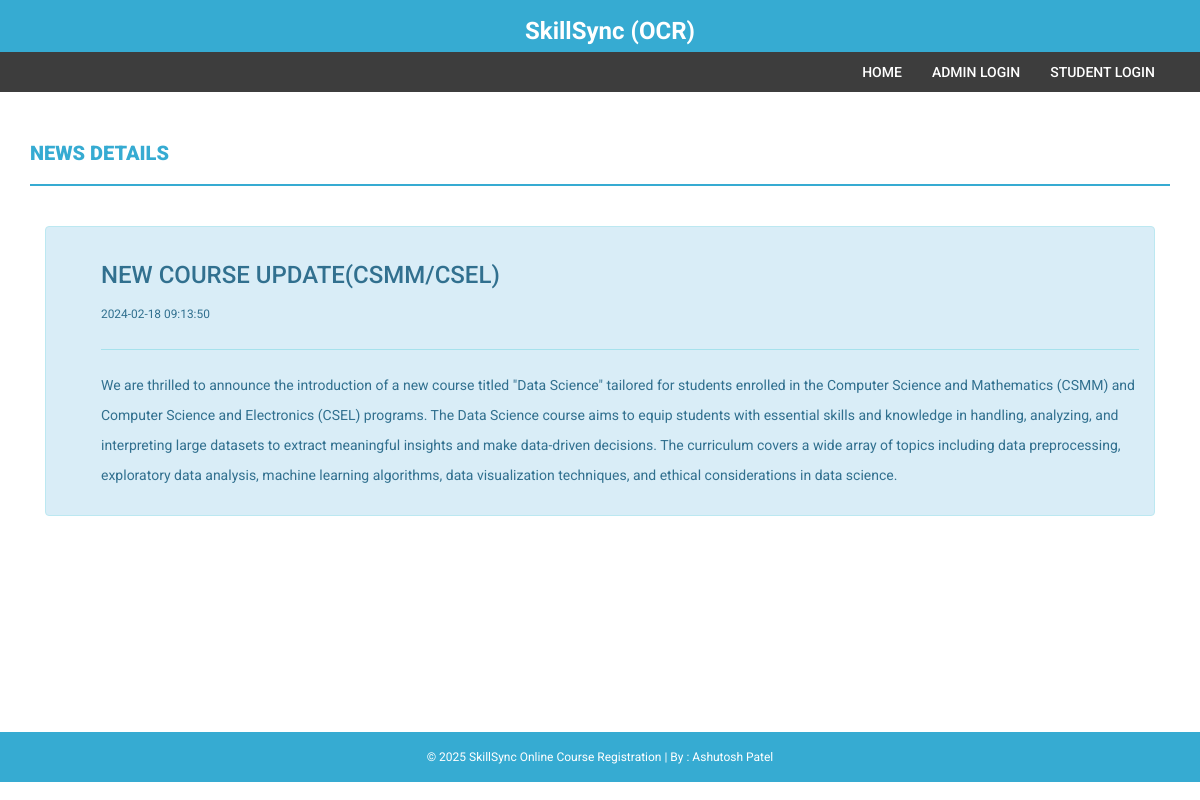
The app's page /news-details.php?nid=4 with its own data.
### tables this page shows
CREATE TABLE `news` (
  `id` int(11) NOT NULL,
  `newstitle` varchar(255) DEFAULT NULL,
  `newsDescription` mediumtext DEFAULT NULL,
  `postingDate` timestamp NULL DEFAULT current_timestamp()
);

### news-details.php (the view, shortened to what this page needs)
<!DOCTYPE html>
<html xmlns="http://www.w3.org/1999/xhtml">
<head>
    <link href="assets/css/bootstrap.css" rel="stylesheet" />
    <link href="assets/css/font-awesome.css" rel="stylesheet" />
    <link href="assets/css/style.css" rel="stylesheet" />
</head>
<body>
    <?php include('includes/header.php');?>
<section class="menu-section">
        <div class="container">
            <div class="row">
                <div class="col-md-12">
                    <div class="navbar-collapse collapse ">
                        <ul id="menu-top" class="nav navbar-nav navbar-right">
                             <li><a href="index.php">Home </a></li>
                             <li><a href="admin/">Admin Login </a></li>
                              <li><a href="index.php">Student Login</a></li>
                        </ul>
                    </div>
                </div>
            </div>
        </div>
    </section>
    <div class="content-wrapper">
        <div class="container">
            <div class="row">
                <div class="col-md-12">
                    <h4 class="page-head-line">News Details </h4>
                </div>
            </div>
                <div class="col-md-12">
                    <div class="alert alert-info">
                        <ul>
<?php $nid=$_GET['nid'];
$sql=mysqli_query($con,"select * from news where id='$nid'");
while($row=mysqli_fetch_array($sql))
{?>
<h3><?php echo htmlentities($row['newstitle']);?></h3>
<small><?php echo htmlentities($row['postingDate']);?></small>
<hr />
<p><?php echo htmlentities($row['newsDescription']);?></p>
<?php } ?>
                        </ul>
                    </div>
                                    </div>
            </div>
        </div>
    <?php include('includes/footer.php');?>
</body>
</html>

### assets/css/style.css (style rules this page uses)
body { font-family: 'Roboto', sans-serif; line-height: 30px; }
.content-wrapper { margin-top: 40px; min-height: 600px; padding-bottom: 60px; }
.page-head-line { font-weight: 900; padding-bottom: 20px; border-bottom: 2px solid #36abd2; text-transform: uppercase; color: #36abd2; font-size: 20px; margin-bottom: 40px; }
.menu-section { background-color: #3D3D3D; }
#menu-top a { color: #FFF; text-decoration: none; font-weight: 500; padding: 10px 15px 10px 15px; text-transform: uppercase; }

### records on screen
news: newstitle "NEW COURSE UPDATE(CSMM/CSEL)", postingDate "2024-02-18 09:13:50", newsDescription "We are thrilled to announce the introduction of a new course titled \"Data Science\" tailored for students enrolled in the Computer Science and Mathematics (CSMM) and Computer Science and Electronics (CSEL) programs. The Data Science course aims to equip students with essential skills and knowledge in handling, analyzing, and interpreting large datasets to extract meaningful insights and make data-driven decisions. The curriculum covers a wide array of topics including data preprocessing, exploratory data analysis, machine learning algorithms, data visualization techniques, and ethical considerations in data science."
